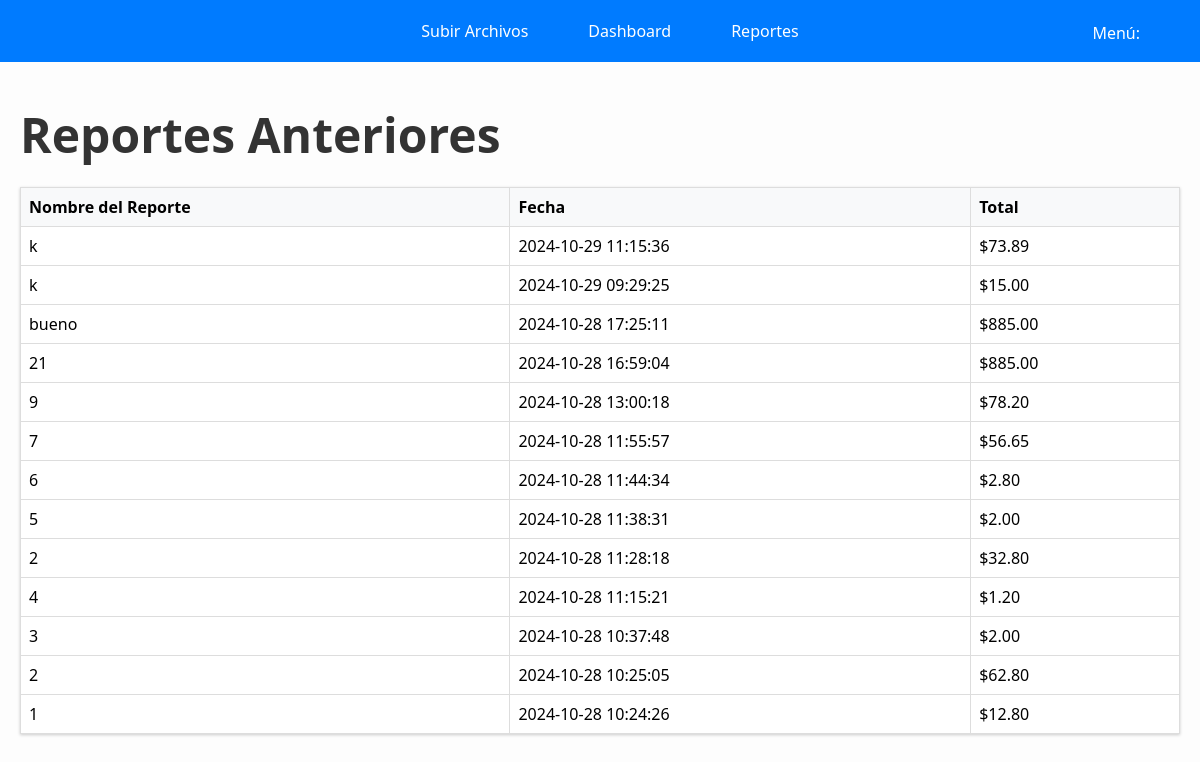
The app's page /reportes.anteriores (signed in) with its own data.
### tables this page shows
CREATE TABLE reportes (
            id INTEGER PRIMARY KEY AUTOINCREMENT,
            nombre TEXT NOT NULL,
            fecha TEXT NOT NULL,
            total REAL NOT NULL
        );

### app.py (the view)
@app.route('/reportes.anteriores')
def reportes_anteriores():
    if 'user_id' not in session:
        return redirect(url_for('login'))
    conn = get_db_connection()
    reportes = conn.execute('SELECT * FROM reportes ORDER BY fecha DESC').fetchall()
    conn.close()
    return render_template('reportes.html', reportes=reportes)

### app.py (called while the page is built)
def get_db_connection():
    conn = sqlite3.connect('app.db')
    conn.row_factory = sqlite3.Row
    return conn

### templates/reportes.html (shortened to what this page needs)
<!DOCTYPE html>
<html lang="es">
<head>
    <link rel="stylesheet" href="/static/styles.css">
</head>
<nav class="navbar">
    <ul>
        <li><a href="/index">Subir Archivos</a></li>
        <li><a href="/dashboard">Dashboard</a></li>
        <li><a href="/reportes.anteriores">Reportes</a></li>
    </ul>
    <li class="dropdownn">
      <p class ="menu" href="javascript:void(0)">Menú:</p>
  </li>
</nav>
<body>
<div class="container">
    <h1>Reportes Anteriores</h1>
    {% if reportes %}
        <table class="report-table">
            <thead>
                <tr>
                    <th>Nombre del Reporte</th>
                    <th>Fecha</th>
                    <th>Total</th>
                </tr>
            </thead>
            <tbody>
                {% for reporte in reportes %}
                    <tr>
                        <td>{{ reporte['nombre'] }}</td>
                        <td>{{ reporte['fecha'] }}</td>
                        <td>${{ "%.2f"|format(reporte['total']) }}</td>
                    </tr>
                {% endfor %}
            </tbody>
        </table>
    {% else %}
        <p>No hay reportes anteriores para mostrar.</p>
    {% endif %}
</div>
</body>

### static/styles.css (style rules this page uses)
body { font-family: 'Segoe UI', Tahoma, Geneva, Verdana, sans-serif; background-color: #fdfdfd; margin: 0; padding: 0; }
.navbar { position: fixed; top: 0; left: 0; width: 100%; background-color: #007bff; padding: 10px; text-align: center; z-index: 1000; }
.navbar ul { list-style-type: none; margin: 0; padding: 0; display: flex; justify-content: center; gap: 20px; }
.navbar ul li { display: inline; }
.navbar ul li a { color: white; text-decoration: none; padding: 10px 20px; display: inline-block; transition: background-color 0.3s; }
.menu { color: white; text-decoration: none; font-size: 16px; }
.dropdownn { position: fixed; top: 5px; right: 5%; display: inline-block; z-index: 1; }
.report-table { width: 100%; border-collapse: collapse; margin-top: 20px; background-color: white; box-shadow: 0 1px 3px rgba(0,0,0,0.2); }
.report-table th, .report-table td { padding: 12px; text-align: left; border-bottom: 1px solid #ddd; }
.report-table th { background-color: #f8f9fa; font-weight: bold; }
.container { max-width: 1200px; margin: 20px auto; padding: 0 20px; padding-top: 50px; }
.report-table { width: 100%; border-collapse: collapse; margin-top: 20px; }
.report-table th, .report-table td { border: 1px solid #ddd; padding: 8px; text-align: left; }
h1 { font-size: 3em; color: #333; margin-bottom: 20px; }
p { font-size: 1.2em; color: #666; margin-bottom: 30px; max-width: 600px; line-height: 1.6; }

### templates/reportes.html (style rules this page uses)
.report-table { width: 100%; border-collapse: collapse; margin-top: 20px; }
.report-table th, .report-table td { border: 1px solid #ddd; padding: 8px; text-align: left; }

### records on screen
reportes: nombre "k", fecha "2024-10-29 11:15:36", total "73.89"
reportes: nombre "k", fecha "2024-10-29 09:29:25", total "15.00"
reportes: nombre "bueno", fecha "2024-10-28 17:25:11", total "885.00"
reportes: nombre "21", fecha "2024-10-28 16:59:04", total "885.00"
reportes: nombre "9", fecha "2024-10-28 13:00:18", total "78.20"
reportes: nombre "7", fecha "2024-10-28 11:55:57", total "56.65"
reportes: nombre "6", fecha "2024-10-28 11:44:34", total "2.80"
reportes: nombre "5", fecha "2024-10-28 11:38:31", total "2.00"
reportes: nombre "2", fecha "2024-10-28 11:28:18", total "32.80"
reportes: nombre "4", fecha "2024-10-28 11:15:21", total "1.20"
reportes: nombre "3", fecha "2024-10-28 10:37:48", total "2.00"
reportes: nombre "2", fecha "2024-10-28 10:25:05", total "62.80"
reportes: nombre "1", fecha "2024-10-28 10:24:26", total "12.80"
